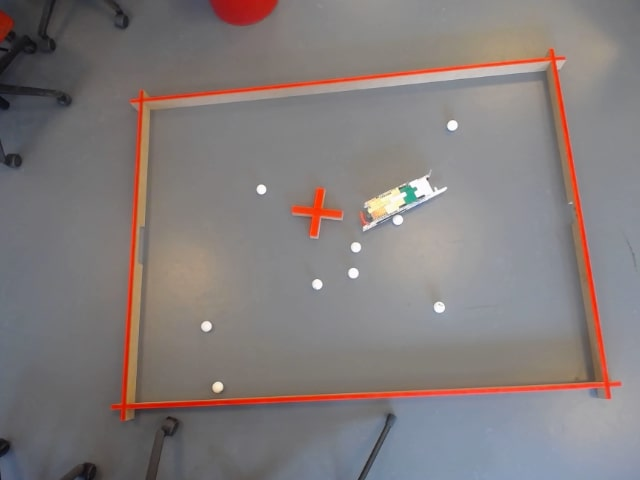
#> input picture src/bane.jpg, 640 x 480 px
$ python -i frameProvider.py   (imports and definitions only)
#> lines starting #> are read from the running program, lines starting #| are printed output that depends on the picture; after the words box and inside, x2 and y2 are one past the last pixel; in counts of white or black regions, pixels touching at a corner belong together
### src/goalClass.py
# Goal object containg the location of the goal
class Goal:

    def __init__(self, x, y):
#> further down, picture is the input picture: shape (480, 640, 3); mean B, G, R 123.4, 123.9, 131.1
        self.x = x
        self.y = y

### src/frameProvider.py
import cv2
import numpy as np

from goalClass import Goal
# The purpose of this class is to transform the perspective of the image
# Source: GeeksForGeeks (https://www.geeksforgeeks.org/perspective-transformation-python-opencv/)
class FrameTransformer:
    manMode = False
    selectCount = 0
    # Field dimensions
    width = 750
    height = 500
    corners = [[0, 0], [750, 0], [0, 500], [750, 500]]
    goal = Goal(750, 250)
    crossPosition = [0,0]

    def __init__(self):
        pass

    # [53 lines left out: functions transform, get_point, get_goal, not called in this run]

    def getCorners(self, frame):
        upper_left = [99999, 99999]
        upper_right = [0, 99999]
        lower_left = [99999, 0]
        lower_right = [0, 0]

        # Define lower/upper color field for red
        lower_red = np.array([0, 0, 200], dtype="uint8")
        upper_red = np.array([100, 100, 255], dtype="uint8")

        # Frame dimensions
        height = frame.shape[0]
#> height = 480
        width = frame.shape[1]
#> width = 640

        redMask = cv2.inRange(frame, lower_red, upper_red)
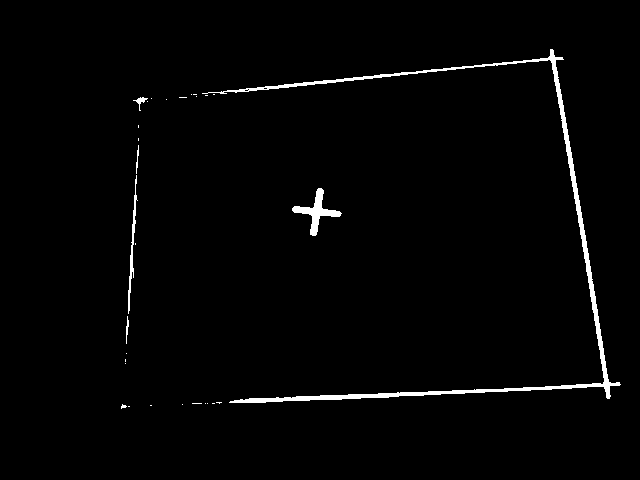
#> redMask: shape (480, 640); 1.7% white; 30 white regions (24 under 20 px), largest, box (x1, y1, x2, y2) and area: (202, 49, 621, 403) 4102, (292, 188, 342, 236) 631, (128, 175, 138, 314) 319, (133, 97, 148, 111) 60, (126, 316, 129, 344) 44, (136, 145, 139, 174) 41

        # Filter out everything that is not red
        wall = frame.copy()
        wall[np.where(redMask == 0)] = 0
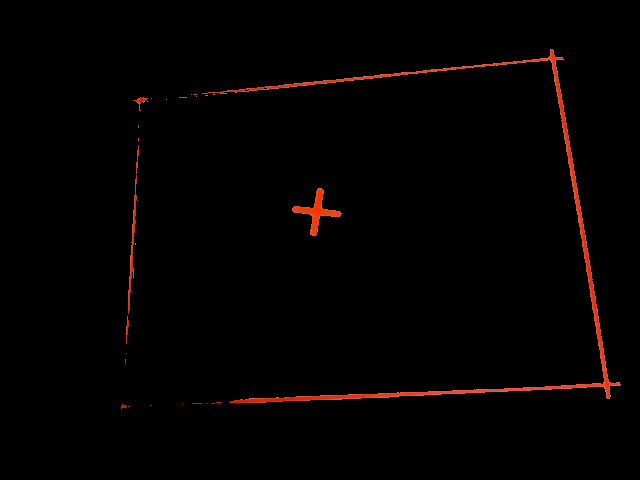
#> wall: shape (480, 640, 3); mean B, G, R 0.7, 1.2, 3.8
        # wall = cv2.GaussianBlur(wall,(41,41) ,5)
        # Convert to grey
        wall = cv2.cvtColor(wall, cv2.COLOR_BGR2GRAY)
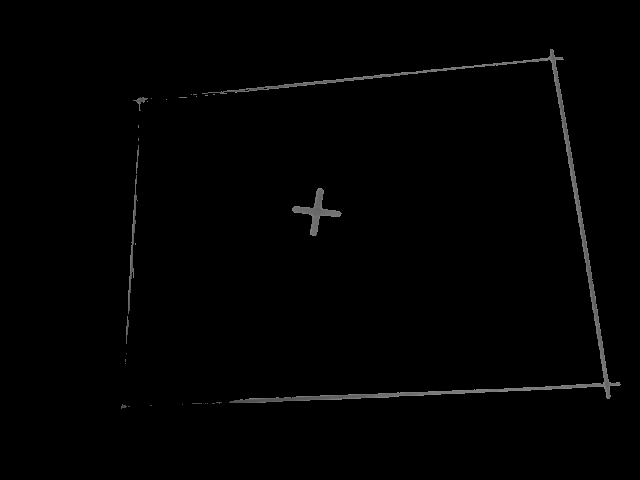
#> wall: shape (480, 640); min 0, max 139, mean 1.9

        # Find corners
        # dest = cv2.cornerHarris(np.float32(wall), 20, 3, 0.2496)
        dest = cv2.cornerHarris(np.float32(wall), 20, 3, 0.14)
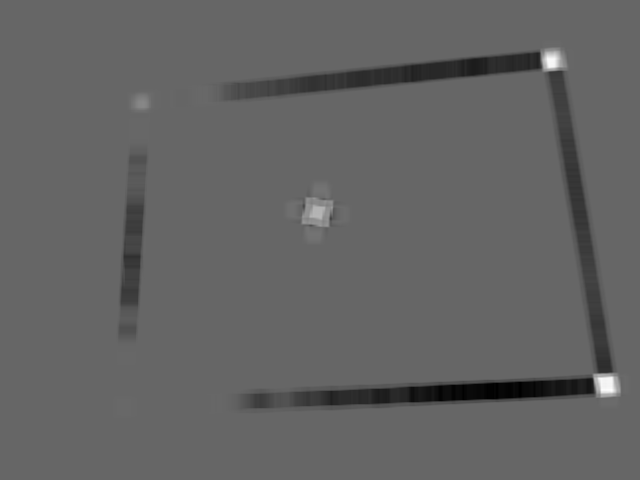
#> dest: shape (480, 640) float32; min -1299715.5, max 1920220.8, mean -38031.2; drawn with min black and max white
        dest = cv2.dilate(dest, None)

        # frame[dest > 0.01 * dest.max()]=[0, 0, 255]

        # Iterate through the detected corners, and use the appropiate ones
        # TODO should be optimized in the future
        thresh = 0.1*dest.max()
#> thresh = 192022.1
        # if lower_right[0] == 0 :
        for j in range(0, dest.shape[0]):
            for i in range(0, dest.shape[1]):
                if (dest[j, i] > thresh):
                    if i < upper_left[0] and i < width/2 and j < upper_left[1] and j < height/2:
                        upper_left[0] = i
                        upper_left[1] = j
                    if i > upper_right[0] and i > width/2 and j < upper_right[1] and j < height/2:
                        upper_right[0] = i
                        upper_right[1] = j
                    if i < lower_left[0] and i < width/2 and j > lower_left[1] and j > height/2:
                        lower_left[0] = i
                        lower_left[1] = j
                    if i > lower_right[0] and i > width/2 and j > lower_right[1] and j > height/2:
                        lower_right[0] = i
                        lower_right[1] = j
#> after the loop, lower_left = [99999, 0]; lower_right = [621, 392]; upper_left = [137, 94]; upper_right = [544, 47]
        return [upper_left, upper_right, lower_left, lower_right]

>>> import cv2
>>> picture = cv2.imread('bane.jpg')
>>> result = FrameTransformer().getCorners(picture)
#> result = [[137, 94], [544, 47], [99999, 0], [621, 392]]
